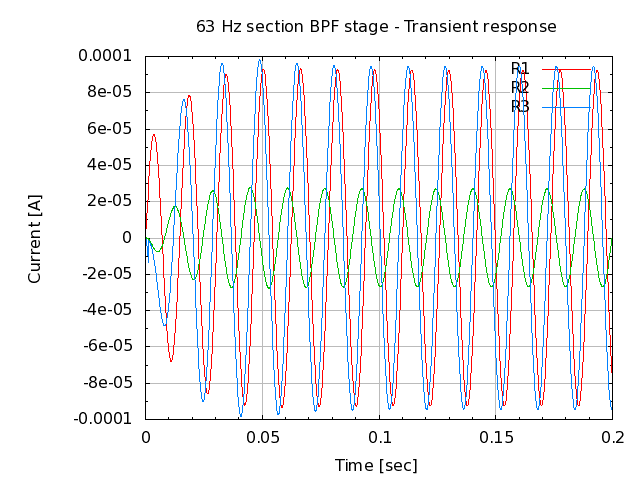

gnuplot code for this plot:
# setup terminal
set term png

# setup graph
set output "26.006.00.52.03.png"
set title "63 Hz section BPF stage - Transient response"

# setup Y-axis
# set yrange [-15:15]
set grid ytics lt 1 lw 1 lc rgb "#bbbbbb"
set mytics
set ylabel "Current [A]"

# setup X-axis
set grid xtics lt 1 lw 1 lc rgb "#bbbbbb"
set mxtics
set xlabel "Time [sec]"

# setup plot style
set style data lines
plot '26.006.00.52.03.dat' using 1:2 title "R1", \
     '26.006.00.52.03.dat' using 1:3 title "R2", \
     '26.006.00.52.03.dat' using 1:4 title "R3"

# set output back to default
set output

# reset terminal type
set terminal pop
